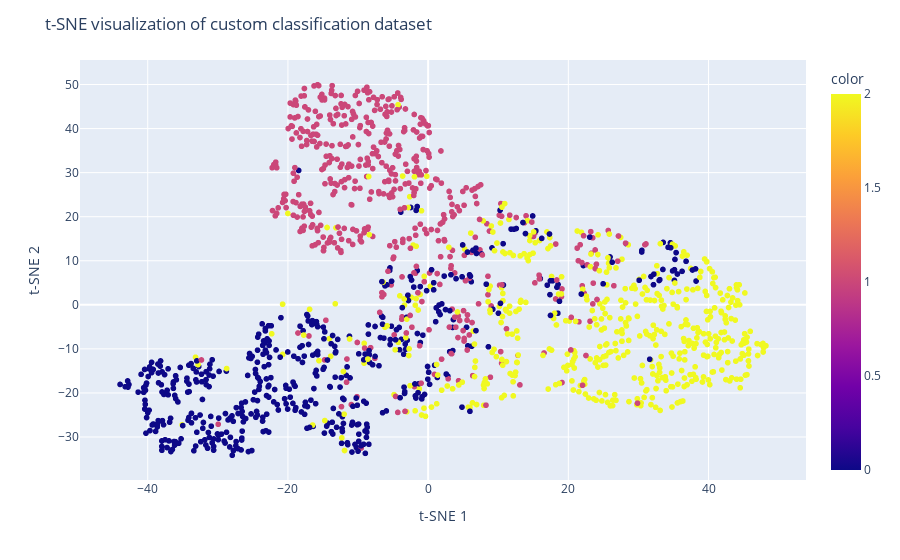

This figure's notebook cell:
### Markdown cell above
### t-SNE Visualization Python

### Code cell
fig=px.scatter(x=X_tsne[:,0], y=X_tsne[:,1], color=y)
fig.update_layout(title="t-SNE visualization of custom classification dataset",
xaxis_title="t-SNE 1",
yaxis_title="t-SNE 2")
fig.show()

### Figure 1 — Plotly figure (JSON) as saved in the notebook; plotly's stock layout.template omitted (floating-point values rounded to 4 significant figures; data arrays with more than 128 entries replaced by an {"elided": "..."} marker saying what was removed)
{"data": [{"hovertemplate": "x=%{x}<br>y=%{y}<br>color=%{marker.color}<extra></extra>", "legendgroup": "", "marker": {"color": {"elided": "1500 int values"}, "coloraxis": "coloraxis", "symbol": "circle"}, "mode": "markers", "name": "", "showlegend": false, "type": "scattergl", "x": {"elided": "1500 float values"}, "xaxis": "x", "y": {"elided": "1500 float values"}, "yaxis": "y"}], "layout": {"coloraxis": {"colorbar": {"title": {"text": "color"}}, "colorscale": [[0, "#0d0887"], [0.1111, "#46039f"], [0.2222, "#7201a8"], [0.3333, "#9c179e"], [0.4444, "#bd3786"], [0.5556, "#d8576b"], [0.6667, "#ed7953"], [0.7778, "#fb9f3a"], [0.8889, "#fdca26"], [1, "#f0f921"]]}, "legend": {"tracegroupgap": 0}, "margin": {"t": 60}, "title": {"text": "t-SNE visualization of custom classification dataset"}, "xaxis": {"anchor": "y", "domain": [0, 1], "title": {"text": "t-SNE 1"}}, "yaxis": {"anchor": "x", "domain": [0, 1], "title": {"text": "t-SNE 2"}}}}
